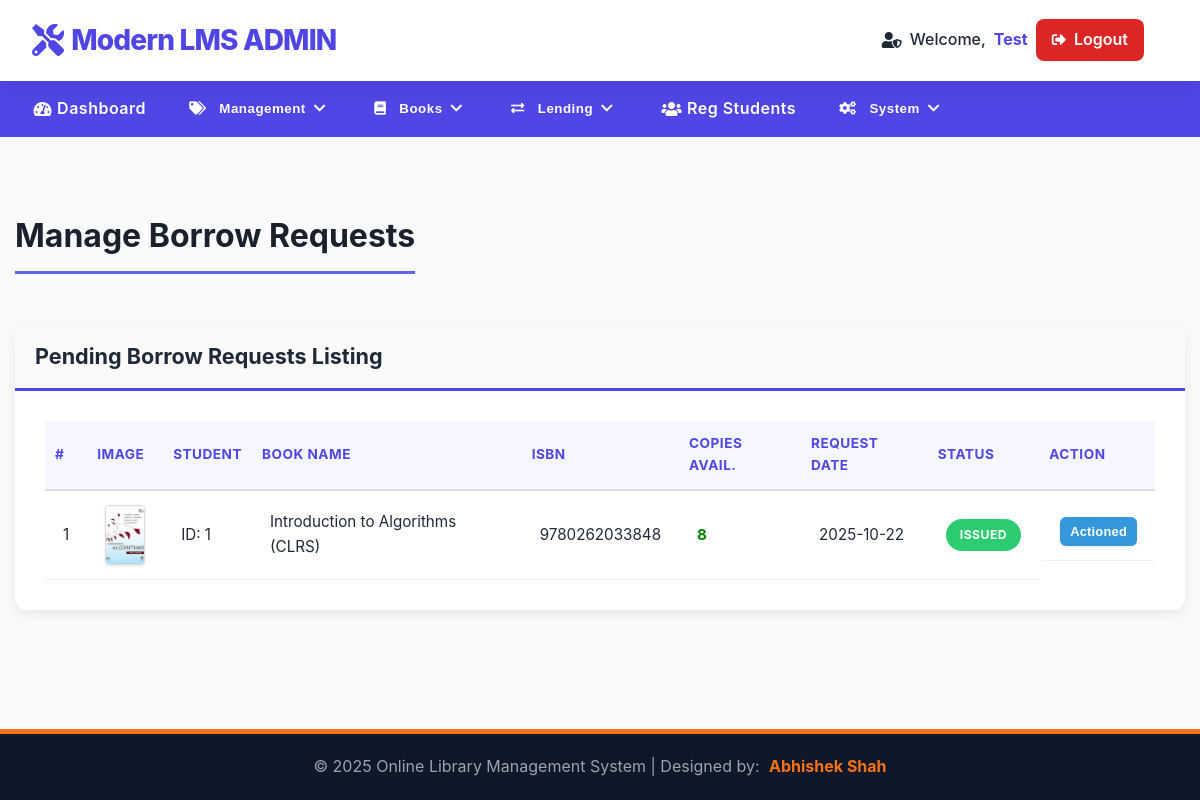
Page /library/admin/manage-borrow-requests.php (signed in) on the committed database.
### tables this page shows
CREATE TABLE `tblrequests` (
  `id` int(11) NOT NULL,
  `StudentID` int(11) NOT NULL COMMENT 'References the Primary Key (id) in tblstudents',
  `BookID` int(11) NOT NULL COMMENT 'References the ID in tblbooks',
  `RequestDate` datetime NOT NULL,
  `Status` varchar(20) NOT NULL DEFAULT 'Pending' COMMENT 'Possible values: Pending, Approved, Rejected',
  `ApprovalDate` datetime DEFAULT NULL
);

CREATE TABLE `tblbooks` (
  `id` int(11) NOT NULL,
  `BookName` varchar(255) DEFAULT NULL,
  `CatId` int(11) DEFAULT NULL,
  `AuthorId` int(11) DEFAULT NULL,
  `PublisherId` int(11) DEFAULT NULL,
  `ISBNNumber` varchar(20) DEFAULT NULL,
  `BookPrice` decimal(10,2) DEFAULT NULL,
  `bookCopies` int(11) NOT NULL DEFAULT 10,
  `bookImage` longblob DEFAULT NULL,
  `regDate` timestamp NULL DEFAULT current_timestamp(),
  `updationDate` timestamp NULL DEFAULT NULL ON UPDATE current_timestamp(),
  `isIssued` int(1) NOT NULL DEFAULT 0 COMMENT '0=Available, 1=Issued',
  `bookEdition` varchar(50) DEFAULT NULL COMMENT 'The edition of the book',
  `BookDescription` text DEFAULT NULL COMMENT 'Summary or detailed description of the book'
);

### library/admin/manage-borrow-requests.php (the view, shortened to what this page needs)
<?php
include('includes/config.php');
if(strlen($_SESSION['alogin'])==0) {
    header('location:../../index.php');
    exit();
}
else {
    $sql_requests = "
        SELECT
            r.id,
            r.studentID,
            r.BookID,
            r.RequestDate,
            r.Status,
            s.FullName AS StudentName,
            b.BookName,
            b.ISBNNumber,
            b.bookCopies,
            b.bookImage
        FROM
            tblrequests r
        LEFT JOIN
            tblstudents s ON r.studentID = s.StudentID
        LEFT JOIN
            tblbooks b ON r.BookID = b.id
        ORDER BY
            r.RequestDate DESC";
    $query_requests = $dbh->prepare($sql_requests);
    $query_requests->execute();
    $requests = $query_requests->fetchAll(PDO::FETCH_OBJ);
?>
<!DOCTYPE html>
<html xmlns="http://www.w3.org/1999/xhtml">
<head>
    <link href="assets/css/font-awesome.css" rel="stylesheet" />
    <link href="assets/css/style.css" rel="stylesheet" />
    <link rel="stylesheet" href="https://cdnjs.cloudflare.com/ajax/libs/font-awesome/5.15.4/css/all.min.css">
</head>
<body>
    <?php include('includes/header.php');?>
    <div class="content-wrapper">
        <div class="container">
            <div class="page-header-wrapper">
                <h4 class="header-line">Manage Borrow Requests</h4>
            </div>
            <div class="custom-table">
                <div class="panel panel-default">
                    <div class="panel-heading">
                        Pending Borrow Requests Listing
                    </div>
                    <div class="panel-body">
                        <div class="table-responsive">
                            <table class="table table-striped table-hover" id="dataTables-example">
                                <thead>
                                    <tr>
                                        <th>#</th>
                                        <th>IMAGE</th>
                                        <th>STUDENT</th>
                                        <th>BOOK NAME</th>
                                        <th>ISBN</th>
                                        <th>COPIES AVAIL.</th>
                                        <th>REQUEST DATE</th>
                                        <th>STATUS</th>
                                        <th>ACTION</th>
                                    </tr>
                                </thead>
                                <tbody>
                                    <?php
                                    $cnt = 1;
                                    if($requests && count($requests) > 0) {
                                        foreach($requests as $request) {
                                            $dbStatus = $request->Status;
                                            $isPending = ($request->Status === 'Pending');
                                            $isApproved = ($request->Status === 'Approved');
                                            $isRejected = ($request->Status === 'Rejected');
                                            $statusText = $dbStatus;
                                            $statusClass = 'pending';
                                            if ($isApproved) {
                                                $statusText = 'ISSUED';
                                                $statusClass = 'approved';
                                            } elseif ($isRejected) {
                                                $statusText = 'REJECTED';
                                                $statusClass = 'rejected';
                                            }
                                            $rowClass = $isPending ? 'pending-request-row' : '';
                                            $isAvailable = ($request->bookCopies > 0 && $isPending);
                                    ?>
                                    <tr class="<?php echo $rowClass; ?>">
                                        <td><?php echo htmlentities($cnt);?></td>
                                        <td class="text-center-img">
                                            <?php if ($request->bookImage) { ?>
                                                <img src="assets/img/<?php echo htmlentities($request->bookImage); ?>"
                                                    class="request-book-img" alt="Book Image">
                                            <?php } else { ?>
                                                <i class="fa fa-book-open fa-2x" style="color: #ccc;" title="No Image"></i>
                                            <?php } ?>
                                        </td>
                                        <td><?php echo htmlentities($request->StudentName ? $request->StudentName : 'ID: ' . $request->studentID);?></td>
                                        <td><?php echo htmlentities($request->BookName);?></td>
                                        <td><?php echo htmlentities($request->ISBNNumber);?></td>
                                        <td style="font-weight: bold; color: <?php echo $request->bookCopies > 0 ? 'green' : 'red'; ?>;">
                                            <?php echo htmlentities($request->bookCopies);?>
                                        </td>
                                        <td><?php echo htmlentities(date('Y-m-d', strtotime($request->RequestDate)));?></td>
                                        <td>
                                            <span class="status-badge <?php echo $statusClass; ?>">
                                                <?php echo $statusText; ?>
                                            </span>
                                        </td>
                                        <td class="action-btns">
                                            <?php if ($isPending) { ?>
                                                <?php if ($isAvailable) { ?>
                                                    <button class="btn btn-success btn-sm confirm-action-btn"
                                                        style="margin-top: 5px;"
                                                        data-action="issue"
                                                        data-id="<?php echo htmlentities($request->id);?>"
                                                        data-bookid="<?php echo htmlentities($request->BookID);?>"
                                                        data-title="<?php echo htmlentities($request->BookName);?>"
                                                        title="Issue Book and Approve Request">
                                                        <i class="fa fa-check"></i> Issue
                                                    </button>
                                                <?php } else { ?>
                                                    <button class="btn btn-danger btn-sm" disabled title="No copies available to issue">Out of Stock</button>
                                                <?php } ?>
                                                <button class="btn btn-danger btn-sm confirm-action-btn"
                                                    data-action="reject"
                                                    data-id="<?php echo htmlentities($request->id);?>"
                                                    data-bookid="<?php echo htmlentities($request->BookID);?>"
                                                    data-title="<?php echo htmlentities($request->BookName);?>"
                                                    title="Reject Request">
                                                    <i class="fa fa-times"></i> Reject
                                                </button>
                                            <?php } else { ?>
                                                <button class="btn btn-info btn-sm" style="margin-top: 12px;" disabled title="Request has been processed">Actioned</button>
                                            <?php } ?>
                                            </td>
                                    </tr>
                                    <?php $cnt++; }} else { ?>
                                    <tr>
                                        <td colspan="9" class="text-center">No pending borrow requests found in the system.</td>
                                    </tr>
                                    <?php } ?>
                                </tbody>
                            </table>
                        </div>
                    </div>
                </div>
            </div>
        </div>
    </div>
    <?php include('includes/footer.php');?>
</body>
</html>
<?php } ?>

### library/admin/assets/css/style.css (style rules this page uses)
body { font-family: "Inter", "Segoe UI", "Roboto", "sans-serif"; margin: 0; background: linear-gradient(180deg, #eef2ff 0%, #f9fafb 50%, #f9fafb 100%); color: var(--text-dark); display: flex; flex-direction: column; min-height: 100vh; overflow-x: hidden; line-height: 1.6; }
.content-wrapper { flex-grow: 1; padding: 2.5rem 0; background: var(--bg-light); padding-top: 30px; padding-bottom: 50px; }
:root { --primary-indigo: #4f46e5; --accent-orange: #f97316; --danger-red: #dc2626; --bg-light: #f9fafb; --text-dark: #1f2937; --text-gray: #6c757d; --border-radius: 8px; }
* { box-sizing: border-box; }
.container { max-width: 1300px; margin: 0 auto; padding: 0 15px; }
.panel-default { background: #ffffff; border: 1px solid #d3dce6; border-radius: 12px; box-shadow: 0 12px 25px rgba(0, 0, 0, 0.1); margin-bottom: 30px; }
.panel-heading { font-size: 1.35rem; font-weight: 700; color: var(--text-dark); border-bottom: 3px solid var(--primary-indigo); background: #fafafa; border-top-left-radius: 12px; border-top-right-radius: 12px; border-radius: 12px 12px 0 0; padding: 15px 20px; }
.panel-body { padding: 30px; }
.custom-table { width: 100%; border-collapse: collapse; margin-bottom: 0; color: var(--text-dark); }
.custom-table th, .custom-table td { padding: 14px 18px; vertical-align: middle; border-bottom: 1px solid #f0f0f0; text-align: left; font-size: 0.95rem; }
.custom-table thead th { font-size: 0.85rem; font-weight: 700; color: var(--primary-indigo); background-color: #f5f6ff; text-transform: uppercase; letter-spacing: 0.5px; border-bottom: 3px solid var(--primary-indigo); }
.custom-table tbody tr { transition: background-color 0.2s; }
.custom-table td:last-child { text-align: center; }
.page-header-wrapper { padding-bottom: 20px; }
.header-line { font-size: 2rem; font-weight: 700; color: #1a202c; border-bottom: 3px solid #6366f1; padding-bottom: 10px; margin-bottom: 30px; display: inline-block; width: auto; }
.panel-default { border: none; box-shadow: 0 4px 12px rgba(0, 0, 0, 0.08); border-radius: 12px; background: #ffffff; }
.panel { border: none; border-radius: 12px; box-shadow: 0 4px 12px rgba(0, 0, 0, 0.08); }
.table { border-collapse: separate; border-spacing: 0; }
.table th { font-weight: 700; text-transform: uppercase; font-size: 0.9em; color: #34495e; background-color: #ecf0f1; border-bottom: 2px solid #ddd !important; padding: 12px 10px; }
.status-badge { padding: 6px 14px; border-radius: 50px; font-size: 0.8em; font-weight: 700; letter-spacing: 0.5px; display: inline-block; min-width: 80px; text-align: center; color: white; }
.status-badge.approved { background-color: #2ecc71; }
.action-btns { white-space: nowrap; display: flex; gap: 5px; align-items: center; }
.action-btns .btn { border: none; border-radius: 6px; padding: 7px 10px; font-size: 0.85em; font-weight: 600; text-transform: uppercase; transition: all 0.2s ease-in-out; box-shadow: 0 1px 3px rgba(0, 0, 0, 0.1); cursor: pointer; display: inline-flex; align-items: center; justify-content: center; }
.action-btns .btn-info { background-color: #bdc3c7; color: #34495e; cursor: default; box-shadow: none; text-transform: capitalize; }
.table th { font-weight: 700; text-transform: uppercase; font-size: 0.9em; color: #5a5a5a; border-bottom: 2px solid #ddd !important; }
.status-badge { padding: 6px 14px; border-radius: 50px; font-size: 0.8em; font-weight: 700; letter-spacing: 0.5px; display: inline-block; min-width: 70px; text-align: center; }
.action-btns { white-space: nowrap; display: flex; gap: 6px; justify-content: flex-start; align-items: center; margin-left: 3px; }
.action-btns .btn { border: none; border-radius: 6px; padding: 7px 10px; font-size: 0.85em; font-weight: 600; text-transform: capitalize; transition: all 0.2s ease-in-out; box-shadow: 0 1px 3px rgba(0, 0, 0, 0.1); cursor: pointer; display: inline-flex; align-items: center; justify-content: center; letter-spacing: 0.2px; margin-top: 24px; }
.action-btns .btn-info { background-color: #3498db; color: white; }

### library/admin/manage-borrow-requests.php (style rules this page uses)
.request-book-img { display: block; margin: auto; border: 1px solid #ddd; width: 40px; height: 60px; object-fit: cover; border-radius: 4px; box-shadow: 0 1px 3px rgba(0,0,0,0.1); }
.text-center-img { text-align: center; }

### rows in the picture
tblrequests: BookID.bookImage (picture), studentID "ID: 1", BookID.BookName "Introduction to Algorithms (CLRS)", BookID.ISBNNumber "9780262033848", BookID.bookCopies "8", RequestDate "2025-10-22", Status "ISSUED", shows "Actioned"

### other values in the picture
$adminName "Test"
